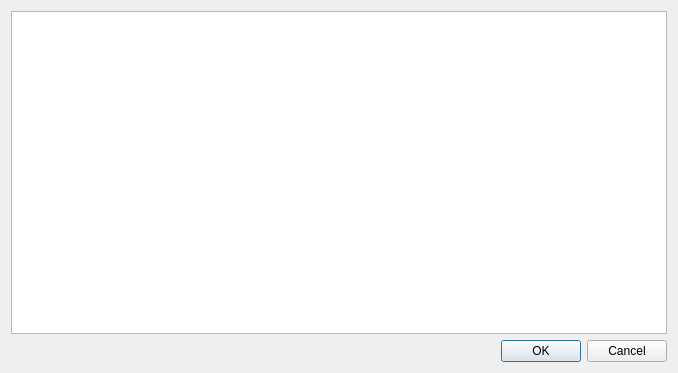
<?xml version="1.0" encoding="UTF-8"?>
<ui version="4.0">
 <class>Dialog</class>
 <widget class="QDialog" name="Dialog">
  <property name="geometry">
   <rect>
    <x>0</x>
    <y>0</y>
    <width>678</width>
    <height>373</height>
   </rect>
  </property>
  <property name="windowTitle">
   <string>Dialog</string>
  </property>
  <layout class="QVBoxLayout" name="verticalLayout">
   <item>
    <widget class="QListView" name="listView"/>
   </item>
   <item>
    <widget class="QDialogButtonBox" name="buttonBox">
     <property name="standardButtons">
      <set>QDialogButtonBox::Cancel|QDialogButtonBox::Ok</set>
     </property>
    </widget>
   </item>
  </layout>
 </widget>
 <resources/>
 <connections/>
</ui>
